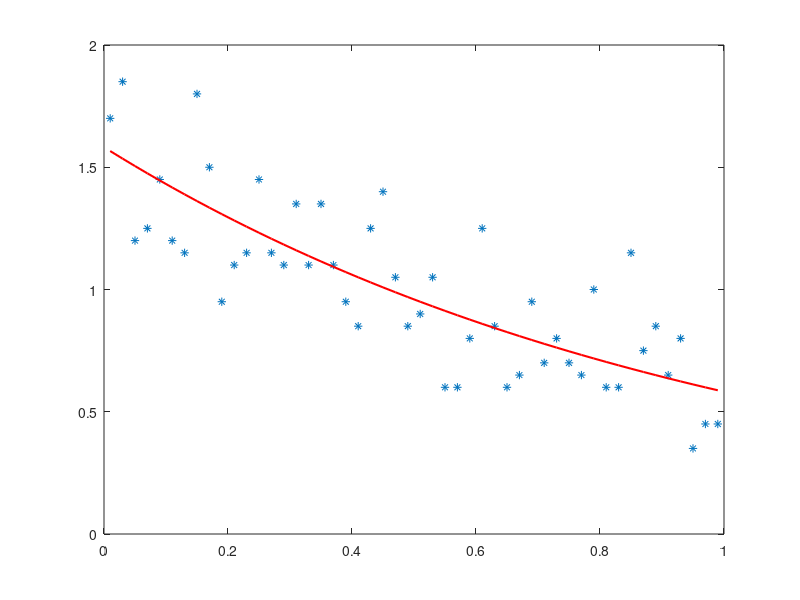

Write MATLAB code to recreate this figure.
% N is the number of points to be generated. M is the number of bins.
% h is the step size of the bins.
N=1000; M=51;
h=1/(M-1);
% this holds the midpoints of the bins, we will use it to for the x-axis.
x=(h/2:h:1-h/2); 
bin = zeros(1,M-1);
e = exp(1);

for i=1:N
    s=1-log(e-(e-1)*rand);
    k=fix(s/h)+1;
    bin(k)=bin(k)+1;
end

bin=bin/(h*N);

plot(x,bin,'*');
hold on
plot(x,e*exp(-x)/(e-1),'r','linewidth', 1.5);
hold off

